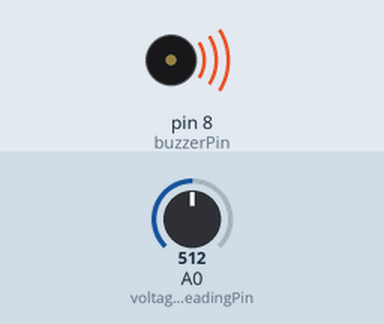
Bench run of a program on a simulated Arduino Uno, built with avr-gcc and run on an emulated ATmega328P. On the bench: buzzer (waves = sounding). Inputs (shaded band) come from the test bench; at power-on: A0 (voltageReadingPin) = 512. What the program prints to the serial monitor is not drawn.

Above: at 0.1 s.
Timing chart, 0 to 2.0 s (numbered marks = the images above):
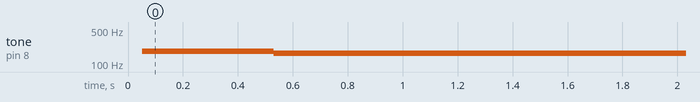

Measured:
- by itself, tone on pin 8 (buzzerPin): silent → 183 Hz at 0.05 s, → 168 Hz 0.48 s later

The program:

main.cpp
```cpp
#include <Arduino.h>
int voltageReadingPin = A0;
int voltageReading;
float voltageConverted;
int buzzerPin = 8;
float fDelay;
int iDelay;

void setup() {
  // put your setup code here, to run once:
  Serial.begin(9600);
  pinMode(voltageReadingPin, INPUT);
  pinMode(buzzerPin, OUTPUT);
}

void loop() {
  // put your main code here, to run repeatedly:
  voltageReading = analogRead(voltageReadingPin);

  voltageConverted = (5. / 1023.)*voltageReading;

  fDelay = voltageConverted*1988 + 60;

  iDelay = (int) roundf(fDelay);

  digitalWrite(buzzerPin, HIGH);

  delayMicroseconds(iDelay);

  digitalWrite(buzzerPin, LOW);

  Serial.println(iDelay);
}
```
